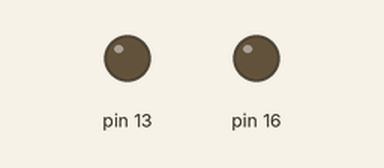
Recording of a program running on a simulated Raspberry Pi (header pin numbers). Parts: output pins drawn as LEDs (lit = HIGH). The clock reads 2024-03-15 10:24:30 at power-on unless the program sets it; pins used as bus, display or sensor lines are not drawn. At 20.5 s the program stops and its outputs stay as they are.

Above: at 0.05 s.
Timing chart, 0 to 4.8 s (numbered marks = the images above):
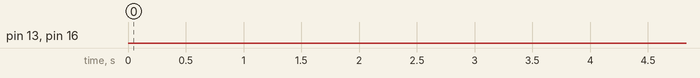

The program:

visual.py
```python
import logging
import time
import os

class Led:
  # create mockup to develop w/o need for an RasPi
  mockup = True
  try:
    import RPi.GPIO as GPIO
    mockup = False
  except:
    pass

  def __init__(self, pin_red, pin_green):
    # RPi.GPIO pin number for red and green led control
    self.pins = [pin_red, pin_green]
    self.logger = logging.getLogger("SesameMelody")

    if not Led.mockup:
      # initialise GPIO pins and define as output
      Led.GPIO.setmode(Led.GPIO.BOARD)
      Led.GPIO.setup(self.pins, Led.GPIO.OUT)
      Led.GPIO.setwarnings(False)

      # switch LED to red
      Led.GPIO.output(self.pins, (Led.GPIO.HIGH, Led.GPIO.LOW))
    else:
      self.logger.log(0, "smgpio.visual.led.mockup', '__init__(self, pin_red, pin_green)")

  def cleanup(self):
    if not Led.mockup:
      Led.GPIO.cleanup()
    else:
      self.logger.log(0, "smgpio.visual.led.mockup', 'cleanup(self)")

  def red(self):
    if not Led.mockup:
      Led.GPIO.output(self.pins, (Led.GPIO.HIGH, Led.GPIO.LOW))
    else:
      self.logger.log(0, "smgpio.visual.led.mockup', 'red(self)")

  def green(self):
    if not Led.mockup:
      Led.GPIO.output(self.pins, (Led.GPIO.LOW, Led.GPIO.HIGH))
    else:
      self.logger.log(0, "smgpio.visual.led.mockup', 'green(self)")

  def yellow(self):
    if not Led.mockup:
      Led.GPIO.output(self.pins, (Led.GPIO.HIGH, Led.GPIO.HIGH))
    else:
      self.logger.log(0, "smgpio.visual.led.mockup', 'yellow(self)")

  def off(self):
    if not Led.mockup:
      Led.GPIO.output(self.pins, (Led.GPIO.LOW, Led.GPIO.LOW))
    else:
      self.logger.log(0, "smgpio.visual.led.mockup', 'off(self)")

class DotMatrix:
  # create mockup to develop w/o need for an RasPi
  mockup = True
  try:
    import RPi.GPIO as GPIO
    mockup = False
  except:
    pass
  # dot matrix display
  # C for column
  # R for row
  # DMD for internal wiring
  # GPIO pin naming
  # PIN physical numbering
  #
  # C1 = DMD1  = GPIO11 = PIN23
  # C2 = DMD3  = GPIO8  = PIN24
  # C3 = DMD10 = GPIO7  = PIN26
  # C4 = DMD7  = GPIO5  = PIN29
  # C5 = DMD8  = GPIO6  = PIN31
  # R1 = DMD12 = GPIO12 = PIN32
  # R2 = DMD11 = GPIO13 = PIN33
  # R3 = DMD2  = GPIO19 = PIN35
  # R4 = DMD9  = GPIO16 = PIN36
  # R5 = DMD4  = GPIO26 = PIN37
  # R6 = DMD5  = GPIO20 = PIN38
  # R7 = DMD6  = GPIO21 = PIN40

  pinC1 = 23
  pinC2 = 24
  pinC3 = 26
  pinC4 = 29
  pinC5 = 31
  pinR1 = 32
  pinR2 = 33
  pinR3 = 35
  pinR4 = 36
  pinR5 = 37
  pinR6 = 38
  pinR7 = 40
  columns = [pinC1, pinC2, pinC3, pinC4, pinC5]
  rows    = [pinR1, pinR2, pinR3, pinR4, pinR5, pinR6, pinR7]
  pins    = [pinC1, pinC2, pinC3, pinC4, pinC5, pinR1, pinR2, pinR3, pinR4, pinR5, pinR6, pinR7]

  col_dict = {0 : pinC1, 1 : pinC2, 2 : pinC3, 3 : pinC4, 4 : pinC5}
  row_dict = {0 : pinR1, 1 : pinR2, 2 : pinR3, 3 : pinR4, 4 : pinR5, 5 : pinR6, 6 : pinR7}

  def __init__(self):
    self.logger = logging.getLogger("SesameMelody")

    if not DotMatrix.mockup:
      # initialise GPIO pins
      DotMatrix.GPIO.setmode(DotMatrix.GPIO.BOARD)
    else:
      self.logger.log(0, "smgpio.visual.dotmatrix.mockup', '__init__(self)")

  def cleanup(self):
    if not DotMatrix.mockup:
      DotMatrix.GPIO.cleanup()
    else:
      self.logger.log(0, "smgpio.visual.dotmatrix.mockup', 'cleanup(self)")

  def dot_on(self, col, row):
    if not DotMatrix.mockup:
      DotMatrix.GPIO.setup(col, DotMatrix.GPIO.OUT)
      DotMatrix.GPIO.setup(row, DotMatrix.GPIO.OUT)

      DotMatrix.GPIO.output(col, 1)
      DotMatrix.GPIO.output(row, 0)
    else:
      self.logger.log(0, "smgpio.visual.dotmatrix.mockup', 'dot_on(self, col, row)")

  def level(self, lvl):
    if not DotMatrix.mockup:
      # active all columns and rows
      DotMatrix.GPIO.setup(DotMatrix.columns, DotMatrix.GPIO.OUT)
      DotMatrix.GPIO.setup(DotMatrix.rows, DotMatrix.GPIO.IN)
      # switch on all columns
      DotMatrix.GPIO.output(DotMatrix.columns, 1)

      # switch on rows for each lvl
      for i in range(lvl):
        DotMatrix.GPIO.setup(DotMatrix.row_dict[i], DotMatrix.GPIO.OUT)
        DotMatrix.GPIO.output(DotMatrix.row_dict[i], 0)
    else:
      self.logger.log(0, "smgpio.visual.dotmatrix.mockup', 'level(self, lvl)")

  def flash(self, t):
    if not DotMatrix.mockup:
      time_per_flash = 0.1 # in sec.
      duration = int(round(t/(2.0*time_per_flash)))

      # active all columns and rows
      DotMatrix.GPIO.setup(DotMatrix.columns, DotMatrix.GPIO.OUT)
      DotMatrix.GPIO.setup(DotMatrix.rows, DotMatrix.GPIO.OUT)
      # switch on all rows
      DotMatrix.GPIO.output(DotMatrix.rows, 0)

      for c in range(duration):
        DotMatrix.GPIO.output(DotMatrix.columns, 1)
        time.sleep(time_per_flash)
        DotMatrix.GPIO.output(DotMatrix.columns, 0)
        time.sleep(time_per_flash)
        c = c + 1
    else:
      self.logger.log(0, "smgpio.visual.dotmatrix.mockup', 'flash(self)")


if __name__ == "__main__":

  # dot matrix testing
  dmd = DotMatrix()

  # dmd.level(3)
  # time.sleep(2)
  # dmd.level(5)
  # time.sleep(2)
  # dmd.level(3)
  # time.sleep(2)

  dmd.flash(10)

  dmd.cleanup()


  # LED testing
  led = Led(13, 16)

  for i in range(5):
    led.red()
    time.sleep(0.5)
    led.off()
    time.sleep(0.2)
    led.green()
    time.sleep(0.5)
    led.off()
    time.sleep(0.2)
    led.yellow()
    time.sleep(0.5)
    led.off()
    time.sleep(0.2)

  led.cleanup()
```

Measured:
- by itself, pin 13: LOW → HIGH at 10.0 s, → LOW 0.50 s later, → HIGH 0.90 s later, → LOW 0.50 s later, … (20 changes in this stretch)
- by itself, pin 16: LOW → HIGH at 10.7 s, → LOW 0.50 s later, → HIGH 0.20 s later, → LOW 0.50 s later, … (20 changes in this stretch)
- by itself, everything shown: repeats every 2.1 s, in 6 steps
